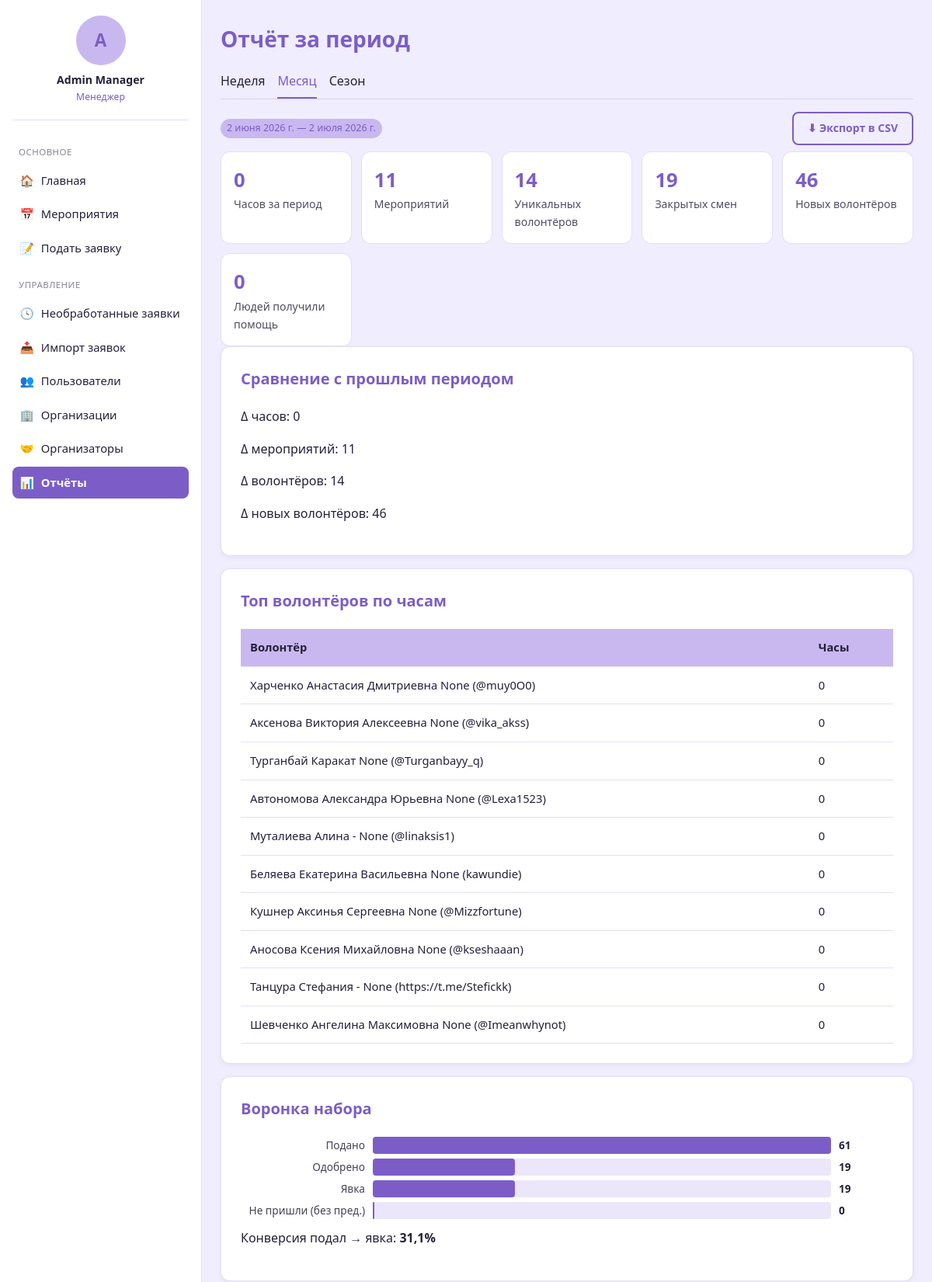
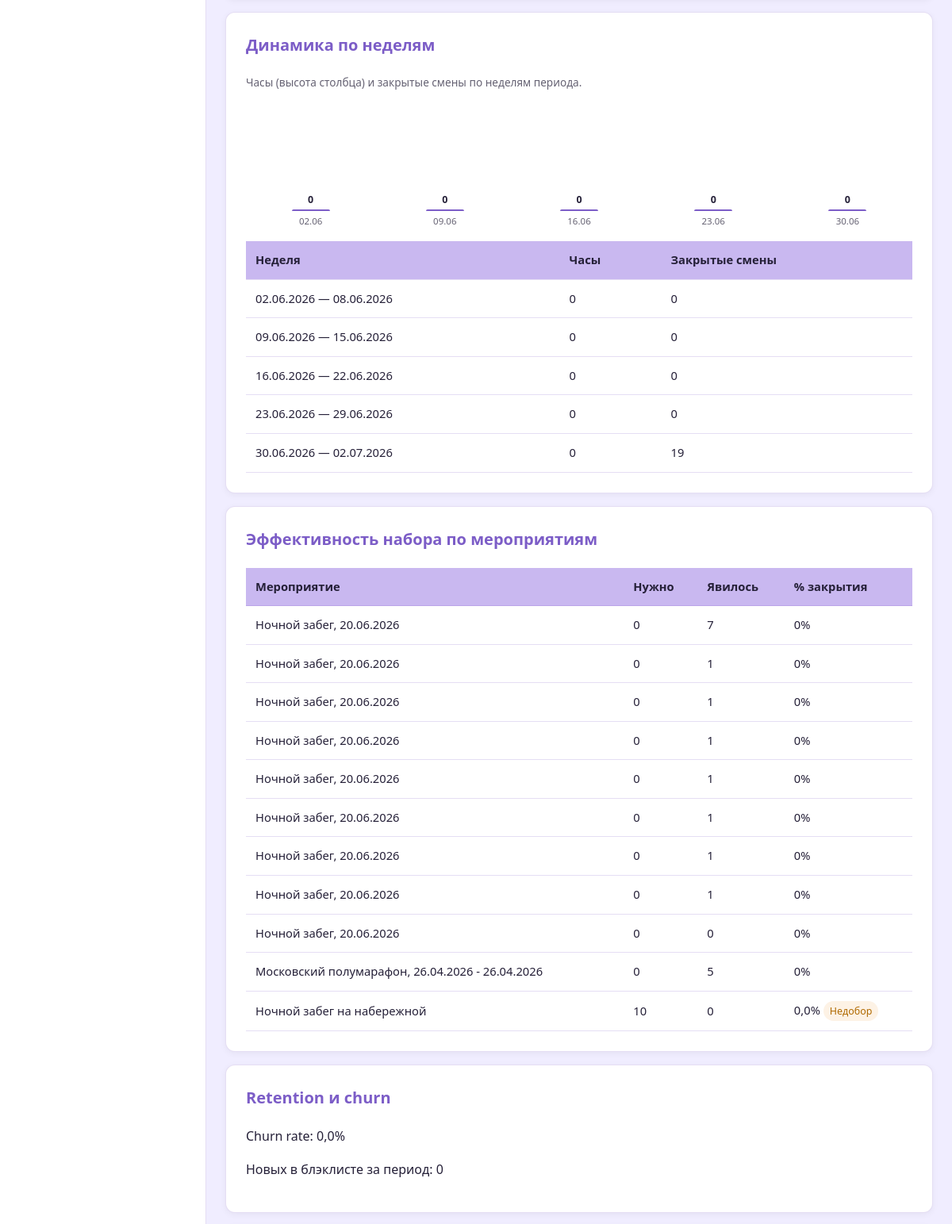
The app's page /reports/period/ (signed in, upper part) with its own data (2 pictures, top to bottom).
### blog/models.py (models this page shows, shortened)
class User(AbstractBaseUser):
    GENDER_CHOICES = [
        ('male', 'Мужской'),
        ('female', 'Женский'),
    ]
    STATUS_CHOICES = [
        ('active', 'Активен'),
        ('inactive', 'Неактивен'),
        ('blacklisted', 'В блэклисте'),
    ]
    id = models.AutoField(primary_key=True)
    system_username = models.CharField(max_length=50, blank=True, null=True, db_index=True)
    telegram_id = models.CharField(max_length=50, unique=True, db_index=True)
    telegram_username = models.CharField(max_length=100, blank=True, null=True)
    VK_username = models.CharField(max_length=100, blank=True, null=True)
    first_name = models.CharField(max_length=100, blank=True, null=True)
    last_name = models.CharField(max_length=100, blank=True, null=True)
    email = models.EmailField(blank=True, null=True)
    phone = models.CharField(max_length=20, blank=True, null=True)
    birthday = models.DateField(blank=True, null=True)
    about = models.TextField(blank=True, null=True)
    gender = models.CharField(max_length=10, choices=GENDER_CHOICES, blank=True, null=True)
    status = models.CharField(max_length=20, choices=STATUS_CHOICES, default='active')
    comment = models.TextField(blank=True, null=True)
    created_at = models.DateTimeField(auto_now_add=True)
    last_event_at = models.DateTimeField(blank=True, null=True)
    total_event_count = models.IntegerField(default=0)
    season_event_count = models.IntegerField(default=0)
    total_hours = models.IntegerField(default=0)
    season_hours = models.IntegerField(default=0)
    churn_score = models.FloatField(default=0)
    login = models.CharField(max_length=50, unique=True, blank=True, null=True)
    web_credentials_set_at = models.DateTimeField(blank=True, null=True)
    notify_new_events = models.BooleanField(default=True)
    objects = UserManager()
    USERNAME_FIELD = 'telegram_id'
    REQUIRED_FIELDS = []
    class Meta:
        db_table = 'users'
        verbose_name = 'Пользователь'
        verbose_name_plural = 'Пользователи'
    @property
    def full_name(self):
        return f"{self.first_name or ''} {self.last_name or ''}".strip() or self.telegram_username or self.telegram_id

class Application(models.Model):
    STATUS_CHOICES = [
        ('new', 'Новая'),
        ('approved', 'Одобрена'),
        ('rejected', 'Отклонена/резерв'),
    ]
    id = models.AutoField(primary_key=True)
    event = models.ForeignKey(Event, on_delete=models.CASCADE, related_name='applications')
    user = models.ForeignKey(User, on_delete=models.SET_NULL, null=True, blank=True, related_name='applications')
    first_name = models.CharField(max_length=100)
    last_name = models.CharField(max_length=100, blank=True, null=True)
    telegram_username = models.CharField(max_length=100, blank=True, null=True)
    phone = models.CharField(max_length=20, blank=True, null=True)
    functions = models.CharField(max_length=255, blank=True, null=True)
    shifts = models.CharField(max_length=255, blank=True, null=True)
    role_in_event = models.CharField(max_length=255, blank=True, null=True)
    user_status = models.CharField(max_length=100, blank=True, null=True)
    submitted_at = models.DateTimeField(blank=True, null=True)
    created_at = models.DateTimeField(auto_now_add=True)
    assigned_at = models.DateTimeField(blank=True, null=True)
    status = models.CharField(max_length=20, choices=STATUS_CHOICES, default='new')
    assigned_by = models.ForeignKey(User, on_delete=models.SET_NULL, null=True, blank=True, related_name='processed_applications')
    class Meta:
        db_table = 'applications'
        verbose_name = 'Заявка'
        verbose_name_plural = 'Заявки'
        indexes = [
            models.Index(fields=['event', 'status']),
        ]

class Event(models.Model):
    STATUS_CHOICES = [
        ('upcoming', 'Предстоит'),
        ('ongoing', 'Идёт'),
        ('finished', 'Завершено'),
    ]
    RECRUIT_STATUS_CHOICES = [
        ('open', 'Открыт'),
        ('closed', 'Закрыт'),
    ]
    DOBRO_LINK_TYPE_CHOICES = [
        ('event', 'Мероприятие'),
        ('organization', 'Организация'),
        ('project', 'Проект'),
    ]
    id = models.AutoField(primary_key=True)
    title = models.CharField(max_length=255)
    description = models.TextField(blank=True, null=True)
    location = models.ForeignKey(Location, on_delete=models.SET_NULL, null=True, blank=True, related_name='events')
    chat_link = models.URLField(blank=True, null=True)
    post_in_chanel_link = models.URLField(blank=True, null=True)
    dobro_ru_link = models.URLField(blank=True, null=True)
    dobro_ru_link_type = models.CharField(max_length=20, choices=DOBRO_LINK_TYPE_CHOICES, blank=True, null=True)
    dobro_ru_hours_logged = models.BooleanField(default=False)
    dobro_ru_logged_by = models.ForeignKey(User, on_delete=models.SET_NULL, null=True, blank=True, related_name='dobro_ru_logged_events')
    event_status = models.CharField(max_length=20, choices=STATUS_CHOICES, default='upcoming')
    recruit_status = models.CharField(max_length=20, choices=RECRUIT_STATUS_CHOICES, default='open')
    organization = models.ForeignKey(Organization, on_delete=models.SET_NULL, null=True, blank=True, related_name='events')
    organizer = models.ForeignKey(Organizer, on_delete=models.SET_NULL, null=True, blank=True, related_name='managed_events')
    created_at = models.DateTimeField(auto_now_add=True)
    published_at = models.DateTimeField(blank=True, null=True)
    people_helped = models.IntegerField(blank=True, null=True)
    internal_comment = models.TextField(blank=True, null=True)
    letter = models.ForeignKey(ThankYouLetterTemplate, on_delete=models.SET_NULL, null=True, blank=True, related_name='events')
    class Meta:
        db_table = 'events'
        verbose_name = 'Мероприятие'
        verbose_name_plural = 'Мероприятия'

### blog/views.py (the view)
# urls.py: path('reports/period/', views.report_period, name='report_period'),
@manager_required
def report_period(request):
    period, date_from, date_to = _report_period_range(request)
    span = (date_to - date_from).days
    prev_to = date_from - datetime.timedelta(days=1)
    prev_from = prev_to - datetime.timedelta(days=span)
    data = reports_service.period_report(date_from, date_to, prev_from, prev_to)
    efficiency = reports_service.recruitment_efficiency(date_from, date_to)
    staff = reports_service.staff_load(date_from, date_to)
    weekly = reports_service.weekly_dynamics(date_from, date_to)
    context = {
        'period': period,
        'date_from': date_from,
        'date_to': date_to,
        'report': data,
        'efficiency': efficiency,
        'staff': staff,
        'weekly': weekly,
    }
    return render(request, 'blog/report_period.html', context)

### blog/templates/blog/report_period.html (shortened to what this page needs)
{% extends 'blog/base.html' %}
{% block content %}
<h1>Отчёт за период</h1>
<div class="tabs">
    <a href="?period=week" class="{% if period == 'week' %}active{% endif %}">Неделя</a>
    <a href="?period=month" class="{% if period == 'month' %}active{% endif %}">Месяц</a>
    <a href="?period=season" class="{% if period == 'season' %}active{% endif %}">Сезон</a>
</div>
<div style="display:flex; justify-content:space-between; align-items:center; margin-bottom:0.5rem;">
    <p class="badge" style="margin:0;">{{ date_from }} — {{ date_to }}</p>
    <a href="{% url 'report_period_export' %}?period={{ period }}" class="btn secondary">⬇ Экспорт в CSV</a>
</div>
<div class="stat-grid">
    <div class="stat-tile"><div class="value">{{ report.total_hours }}</div><div class="label">Часов за период</div></div>
    <div class="stat-tile"><div class="value">{{ report.total_events }}</div><div class="label">Мероприятий</div></div>
    <div class="stat-tile"><div class="value">{{ report.unique_volunteers }}</div><div class="label">Уникальных волонтёров</div></div>
    <div class="stat-tile"><div class="value">{{ report.closed_shifts }}</div><div class="label">Закрытых смен</div></div>
    <div class="stat-tile"><div class="value">{{ report.new_volunteers }}</div><div class="label">Новых волонтёров</div></div>
    <div class="stat-tile"><div class="value">{{ report.people_helped }}</div><div class="label">Людей получили помощь</div></div>
</div>
{% if report.comparison %}
<div class="card">
    <h3>Сравнение с прошлым периодом</h3>
    <p>Δ часов: {{ report.comparison.hours_delta }}</p>
    <p>Δ мероприятий: {{ report.comparison.events_delta }}</p>
    <p>Δ волонтёров: {{ report.comparison.volunteers_delta }}</p>
    <p>Δ новых волонтёров: {{ report.comparison.new_volunteers_delta }}</p>
</div>
{% endif %}
<div class="card">
    <h3>Топ волонтёров по часам</h3>
    <table>
        <thead><tr><th>Волонтёр</th><th>Часы</th></tr></thead>
        <tbody>
        {% for v in report.top_volunteers %}
            <tr data-href="{% url 'profile_detail' v.user__id %}"><td>{{ v.user__first_name }} {{ v.user__last_name }} ({{ v.user__telegram_username|default:"—" }})</td><td>{{ v.hours }}</td></tr>
        {% empty %}
            <tr><td colspan="2">Нет данных.</td></tr>
        {% endfor %}
        </tbody>
    </table>
</div>
<div class="card">
    <h3>Воронка набора</h3>
    {% widthratio report.funnel.approved report.funnel.submitted|default:1 100 as approved_pct %}
    {% widthratio report.funnel.attended report.funnel.submitted|default:1 100 as attended_pct %}
    {% widthratio report.funnel.unexcused report.funnel.submitted|default:1 100 as unexcused_pct %}
    <div class="hbar-row">
        <span class="hbar-label">Подано</span>
        <div class="hbar-track"><div class="hbar-fill" style="width:{% if report.funnel.submitted %}100{% else %}0{% endif %}%;"></div></div>
        <span class="hbar-value">{{ report.funnel.submitted }}</span>
    </div>
    <div class="hbar-row">
        <span class="hbar-label">Одобрено</span>
        <div class="hbar-track"><div class="hbar-fill" style="width:{{ approved_pct }}%;"></div></div>
        <span class="hbar-value">{{ report.funnel.approved }}</span>
    </div>
    <div class="hbar-row">
        <span class="hbar-label">Явка</span>
        <div class="hbar-track"><div class="hbar-fill" style="width:{{ attended_pct }}%;"></div></div>
        <span class="hbar-value">{{ report.funnel.attended }}</span>
    </div>
    <div class="hbar-row">
        <span class="hbar-label">Не пришли (без пред.)</span>
        <div class="hbar-track"><div class="hbar-fill" style="width:{{ unexcused_pct }}%;"></div></div>
        <span class="hbar-value">{{ report.funnel.unexcused }}</span>
    </div>
    <p style="margin-top:0.75rem;">Конверсия подал → явка: <b>{{ report.funnel.conversion_pct }}%</b></p>
</div>
<div class="card">
    <h3>Динамика по неделям</h3>
    <p style="opacity:0.7; font-size:0.85rem;">Часы (высота столбца) и закрытые смены по неделям периода.</p>
    <div class="cols">
        {% for w in weekly %}
        <div class="col" title="{{ w.from|date:'d.m' }} – {{ w.to|date:'d.m' }}: {{ w.hours }} ч, {{ w.shifts }} смен">
            <span class="val">{{ w.hours }}</span>
            <div class="bar" style="height:{{ w.pct }}%;"></div>
            <span class="lbl">{{ w.from|date:"d.m" }}</span>
        </div>
        {% endfor %}
    </div>
    <table style="margin-top:1rem;">
        <thead><tr><th>Неделя</th><th>Часы</th><th>Закрытые смены</th></tr></thead>
        <tbody>
        {% for w in weekly %}
            <tr><td>{{ w.from|date:"d.m.Y" }} — {{ w.to|date:"d.m.Y" }}</td><td>{{ w.hours }}</td><td>{{ w.shifts }}</td></tr>
        {% endfor %}
        </tbody>
    </table>
</div>
<div class="card">
    <h3>Эффективность набора по мероприятиям</h3>
    <table>
        <thead><tr><th>Мероприятие</th><th>Нужно</th><th>Явилось</th><th>% закрытия</th></tr></thead>
        <tbody>
        {% for e in efficiency %}
            <tr data-href="{% url 'event_detail' e.event_id %}">
                <td>{{ e.title }}</td><td>{{ e.needed }}</td><td>{{ e.attended }}</td>
                <td>{{ e.pct_closed }}% {% if e.understaffed %}<span class="badge warn">Недобор</span>{% endif %}</td>
            </tr>
        {% empty %}
            <tr><td colspan="4">Нет данных.</td></tr>
        {% endfor %}
        </tbody>
    </table>
</div>
<div class="card">
    <h3>Retention и churn</h3>
    <p>Churn rate: {{ report.retention.churn_rate_pct }}%</p>
    <p>Новых в блэклисте за период: {{ report.retention.new_blacklisted }}</p>
</div>
{% endblock %}

### blog/templates/blog/base.html (shortened to what this page needs)
{% load static %}<!DOCTYPE html>
<html lang="ru">
<head>
</head>
<body class="{% if request.COOKIES.sidebar_collapsed == '1' %}sidebar-collapsed{% endif %}">
{% if user.is_authenticated %}
<aside class="sidebar">
    <a href="{% url 'profile_detail' user.id %}" class="sidebar-account">
        <div class="avatar-placeholder">{{ user.full_name|slice:":1"|upper }}</div>
        <div class="username">{{ user.full_name }}</div>
        <div class="role">{{ role_label }}</div>
    </a>
    <div class="nav-section-title">Основное</div>
    <a href="{% url 'dashboard' %}" class="nav-link {% if request.resolver_match.url_name == 'dashboard' %}active{% endif %}" title="Главная"><span class="icon">🏠</span><span class="nav-label"> Главная</span></a>
    <a href="{% url 'event_list' %}" class="nav-link {% if request.resolver_match.url_name in 'event_list,event_detail' %}active{% endif %}" title="Мероприятия"><span class="icon">📅</span><span class="nav-label"> Мероприятия</span></a>
    <a href="{% url 'application_create' %}" class="nav-link " title="Подать заявку"><span class="icon">📝</span><span class="nav-label"> Подать заявку</span></a>
    {% if is_manager %}
    <div class="nav-section-title">Управление</div>
    <a href="{% url 'pending_applications' %}" class="nav-link " title="Необработанные заявки"><span class="icon">🕓</span><span class="nav-label"> Необработанные заявки</span></a>
    <a href="{% url 'import_preview' %}" class="nav-link " title="Импорт заявок"><span class="icon">📥</span><span class="nav-label"> Импорт заявок</span></a>
    <a href="{% url 'user_list' %}" class="nav-link {% if request.resolver_match.url_name == 'user_list' %}active{% endif %}" title="Пользователи"><span class="icon">👥</span><span class="nav-label"> Пользователи</span></a>
    <a href="{% url 'organizations_list' %}" class="nav-link " title="Организации"><span class="icon">🏢</span><span class="nav-label"> Организации</span></a>
    <a href="{% url 'organizer_list' %}" class="nav-link " title="Организаторы"><span class="icon">🤝</span><span class="nav-label"> Организаторы</span></a>
    <a href="{% url 'report_period' %}" class="nav-link {% if request.resolver_match.url_name == 'report_period' %}active{% endif %}" title="Отчёты"><span class="icon">📊</span><span class="nav-label"> Отчёты</span></a>
    {% endif %}
</aside>
{% endif %}
<div class="page-wrapper" style="{% if not user.is_authenticated %}margin-left:0;{% endif %}">
    <main>
        {% block content %}{% endblock %}
    </main>
</div>
</body>
</html>

### records on screen
User: full_name "A", full_name "Admin Manager"
Application: user__first_name "Танцура Стефания -", user__last_name "None", user__telegram_username "https://t.me/Stefickk", hours "0"
Application: user__first_name "Шевченко Ангелина Максимовна", user__last_name "None", user__telegram_username "@Imeanwhynot", hours "0"
Event: title "Ночной забег, 20.06.2026"
Event: title "Ночной забег, 20.06.2026"
Event: title "Ночной забег, 20.06.2026"
Event: title "Ночной забег, 20.06.2026"
Event: title "Ночной забег, 20.06.2026"
Event: title "Ночной забег, 20.06.2026"
Event: title "Ночной забег, 20.06.2026"
Event: title "Ночной забег, 20.06.2026"
Event: title "Ночной забег, 20.06.2026"
Event: title "Московский полумарафон, 26.04.2026 - 26.04.2026"
Event: title "Ночной забег на набережной"

### other values on screen
{{ role_label }} "Менеджер"
{{ date_from }} "2 июня 2026 г."
{{ date_to }} "2 июля 2026 г."
{{ report.total_hours }} "0"
{{ report.total_events }} "11"
{{ report.unique_volunteers }} "14"
{{ report.closed_shifts }} "19"
{{ report.new_volunteers }} "46"
{{ report.people_helped }} "0"
{{ report.comparison.hours_delta }} "0"
{{ report.comparison.events_delta }} "11"
{{ report.comparison.volunteers_delta }} "14"
{{ report.comparison.new_volunteers_delta }} "46"
{{ v.user__first_name }} "Харченко Анастасия Дмитриевна" "Аксенова Виктория Алексеевна" "Турганбай Каракат" "Автономова Александра Юрьевна" "Муталиева Алина -" "Беляева Екатерина Васильевна" "Кушнер Аксинья Сергеевна" "Аносова Ксения Михайловна"
{{ v.user__last_name }} "None" "None" "None" "None" "None" "None" "None" "None"
